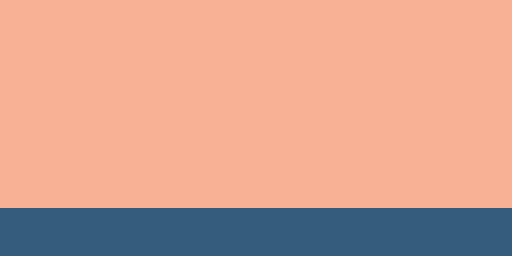

This game map was drawn from its Tiled (.tmx) file and the tilesets committed beside it. A one-line description and the trimmed map source follow:
An orthogonal 32x16 tile map with 16x16 px tiles, 1 tile layer (graphics), 2 tilesets and 7 objects.

<map version="1.0" orientation="orthogonal" renderorder="right-down" width="32" height="16" tilewidth="16" tileheight="16" nextobjectid="11">
 <tileset firstgid="1" name="ground" tilewidth="16" tileheight="16" tilecount="1">
  <image source="16X16 textures/v3/ground.png" trans="ff00ff" width="16" height="16" />
 </tileset>
 <tileset firstgid="2" name="background" tilewidth="16" tileheight="16" tilecount="1">
  <image source="16X16 textures/v3/background.png" trans="ff00ff" width="16" height="16" />
 </tileset>
 <layer name="graphics" width="32" height="16">
  <data>[512 cells, 512 non-empty, 2 distinct tile ids]</data>
 </layer>
 <objectgroup name="ground">
  <object id="2" x="0" y="207.667" width="512" height="48" />
  <object id="6" x="511.667" y="0" height="208" />
  <object id="9" x="0.333333" y="0.333333" height="208" />
 </objectgroup>
 <objectgroup name="mobs">
  <object id="3" x="256" y="192" width="16" height="16" />
 </objectgroup>
 <objectgroup name="keys" />
 <objectgroup name="door" />
 <objectgroup name="coin" />
 <objectgroup name="openned blocks" />
 <objectgroup name="lava" />
 <objectgroup name="finish blocks">
  <object id="10" x="496" y="144" width="16" height="16" />
 </objectgroup>
 <objectgroup name="abstract stop block">
  <object id="4" x="320" y="192" height="16" />
  <object id="5" x="176" y="192" height="16" />
 </objectgroup>
 <objectgroup name="extra bullets" />
</map>
